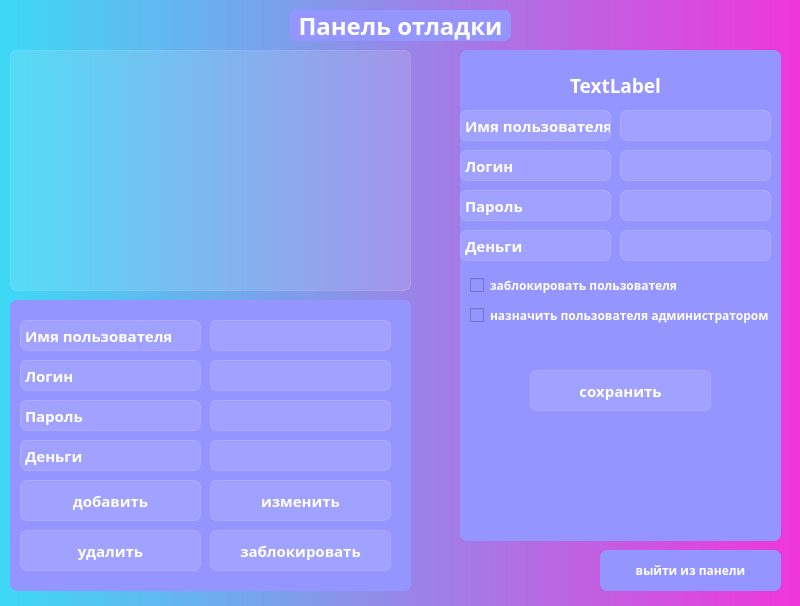
<?xml version="1.0" encoding="UTF-8"?>
<ui version="4.0">
 <class>admin</class>
 <widget class="QMainWindow" name="admin">
  <property name="geometry">
   <rect>
    <x>0</x>
    <y>0</y>
    <width>800</width>
    <height>606</height>
   </rect>
  </property>
  <property name="windowTitle">
   <string>MainWindow</string>
  </property>
  <property name="styleSheet">
   <string notr="true">background-color: qlineargradient(spread:pad, x1:0, y1:0, x2:1, y2:0, stop:0 rgb(61, 217, 245), stop:1 rgb(240, 53, 218));
font-family: ljk_OCRA;
         font-weight: bold;
            color: rgb(255, 255, 255);
            border-style: solid;</string>
  </property>
  <widget class="QWidget" name="centralwidget">
   <widget class="QLabel" name="label_load">
    <property name="geometry">
     <rect>
      <x>270</x>
      <y>140</y>
      <width>301</width>
      <height>304</height>
     </rect>
    </property>
    <property name="font">
     <font>
      <family>ljk_OCRA</family>
      <pointsize>9</pointsize>
      <bold>true</bold>
     </font>
    </property>
    <property name="styleSheet">
     <string notr="true">background-color: none;


</string>
    </property>
    <property name="text">
     <string/>
    </property>
   </widget>
   <widget class="QFrame" name="label_all">
    <property name="geometry">
     <rect>
      <x>0</x>
      <y>0</y>
      <width>801</width>
      <height>611</height>
     </rect>
    </property>
    <property name="styleSheet">
     <string notr="true">background-color: none;
</string>
    </property>
    <property name="frameShape">
     <enum>QFrame::StyledPanel</enum>
    </property>
    <property name="frameShadow">
     <enum>QFrame::Raised</enum>
    </property>
    <widget class="QLabel" name="label">
     <property name="geometry">
      <rect>
       <x>290</x>
       <y>10</y>
       <width>221</width>
       <height>31</height>
      </rect>
     </property>
     <property name="styleSheet">
      <string notr="true">font-size: 24px;
border-radius: 7px;
background-color: rgb(149, 149, 255);</string>
     </property>
     <property name="text">
      <string>Панель отладки</string>
     </property>
     <property name="alignment">
      <set>Qt::AlignCenter</set>
     </property>
    </widget>
    <widget class="QPushButton" name="btn_exit">
     <property name="geometry">
      <rect>
       <x>600</x>
       <y>550</y>
       <width>181</width>
       <height>41</height>
      </rect>
     </property>
     <property name="styleSheet">
      <string notr="true">border-radius: 7px;
background-color: rgb(149, 149, 255);</string>
     </property>
     <property name="text">
      <string>выйти из панели</string>
     </property>
     <property name="icon">
      <iconset resource="icon.qrc">
       <normaloff>:/newPrefix/icons/cil-account-logout.png</normaloff>:/newPrefix/icons/cil-account-logout.png</iconset>
     </property>
    </widget>
    <widget class="QListWidget" name="listWidget">
     <property name="geometry">
      <rect>
       <x>10</x>
       <y>50</y>
       <width>401</width>
       <height>241</height>
      </rect>
     </property>
     <property name="styleSheet">
      <string notr="true">background-color: rgba(255,255,255,30);
border: 1px solid rgba(255,255,255,40);
border-style: solid;
font-family: ljk_OCRA;
border-radius: 7px;
font-size: 15px;</string>
     </property>
    </widget>
    <widget class="QFrame" name="frame_2">
     <property name="geometry">
      <rect>
       <x>10</x>
       <y>300</y>
       <width>401</width>
       <height>291</height>
      </rect>
     </property>
     <property name="styleSheet">
      <string notr="true">background-color: rgb(149, 149, 255);
border-radius: 7px;</string>
     </property>
     <property name="frameShape">
      <enum>QFrame::StyledPanel</enum>
     </property>
     <property name="frameShadow">
      <enum>QFrame::Raised</enum>
     </property>
     <widget class="QLabel" name="label_10">
      <property name="geometry">
       <rect>
        <x>10</x>
        <y>60</y>
        <width>181</width>
        <height>31</height>
       </rect>
      </property>
      <property name="styleSheet">
       <string notr="true">background-color: rgba(255,255,255,30);
border: 1px solid rgba(255,255,255,40);
border-style: solid;
font-family: ljk_OCRA;
border-radius: 7px;
font-size: 15px;</string>
      </property>
      <property name="text">
       <string>Логин</string>
      </property>
     </widget>
     <widget class="QLabel" name="label_14">
      <property name="geometry">
       <rect>
        <x>10</x>
        <y>20</y>
        <width>181</width>
        <height>31</height>
       </rect>
      </property>
      <property name="styleSheet">
       <string notr="true">background-color: rgba(255,255,255,30);
border: 1px solid rgba(255,255,255,40);
border-style: solid;
font-family: ljk_OCRA;
border-radius: 7px;
font-size: 15px;</string>
      </property>
      <property name="text">
       <string>Имя пользователя</string>
      </property>
     </widget>
     <widget class="QLabel" name="label_15">
      <property name="geometry">
       <rect>
        <x>10</x>
        <y>140</y>
        <width>181</width>
        <height>31</height>
       </rect>
      </property>
      <property name="styleSheet">
       <string notr="true">background-color: rgba(255,255,255,30);
border: 1px solid rgba(255,255,255,40);
border-style: solid;
font-family: ljk_OCRA;
border-radius: 7px;
font-size: 15px;</string>
      </property>
      <property name="text">
       <string>Деньги</string>
      </property>
     </widget>
     <widget class="QLabel" name="label_17">
      <property name="geometry">
       <rect>
        <x>10</x>
        <y>100</y>
        <width>181</width>
        <height>31</height>
       </rect>
      </property>
      <property name="styleSheet">
       <string notr="true">background-color: rgba(255,255,255,30);
border: 1px solid rgba(255,255,255,40);
border-style: solid;
font-family: ljk_OCRA;
border-radius: 7px;
font-size: 15px;</string>
      </property>
      <property name="text">
       <string>Пароль</string>
      </property>
     </widget>
     <widget class="QPushButton" name="btn_add">
      <property name="geometry">
       <rect>
        <x>10</x>
        <y>180</y>
        <width>181</width>
        <height>41</height>
       </rect>
      </property>
      <property name="styleSheet">
       <string notr="true">border-radius: 7px;
background-color: rgba(255,255,255,30);
border: 1px solid rgba(255,255,255,40);
border-style: solid;
font-family: ljk_OCRA;
border-radius: 7px;
font-size: 15px;</string>
      </property>
      <property name="text">
       <string>добавить</string>
      </property>
      <property name="icon">
       <iconset resource="icon.qrc">
        <normaloff>:/newPrefix/icons/cil-settings.png</normaloff>:/newPrefix/icons/cil-settings.png</iconset>
      </property>
     </widget>
     <widget class="QPushButton" name="btn_change">
      <property name="geometry">
       <rect>
        <x>200</x>
        <y>180</y>
        <width>181</width>
        <height>41</height>
       </rect>
      </property>
      <property name="styleSheet">
       <string notr="true">background-color: rgba(255,255,255,30);
border: 1px solid rgba(255,255,255,40);
border-style: solid;
font-family: ljk_OCRA;
border-radius: 7px;
font-size: 15px;
border-radius: 7px;</string>
      </property>
      <property name="text">
       <string>изменить</string>
      </property>
      <property name="icon">
       <iconset resource="icon.qrc">
        <normaloff>:/newPrefix/icons/cil-credit-card.png</normaloff>:/newPrefix/icons/cil-credit-card.png</iconset>
      </property>
     </widget>
     <widget class="QPushButton" name="btn_delete">
      <property name="geometry">
       <rect>
        <x>10</x>
        <y>230</y>
        <width>181</width>
        <height>41</height>
       </rect>
      </property>
      <property name="styleSheet">
       <string notr="true">background-color: rgba(255,255,255,30);
border: 1px solid rgba(255,255,255,40);
border-style: solid;
font-family: ljk_OCRA;
border-radius: 7px;
font-size: 15px;
border-radius: 7px;</string>
      </property>
      <property name="text">
       <string>удалить</string>
      </property>
      <property name="icon">
       <iconset resource="icon.qrc">
        <normaloff>:/newPrefix/icons/cil-check-circle.png</normaloff>:/newPrefix/icons/cil-check-circle.png</iconset>
      </property>
     </widget>
     <widget class="QPushButton" name="btn_block">
      <property name="geometry">
       <rect>
        <x>200</x>
        <y>230</y>
        <width>181</width>
        <height>41</height>
       </rect>
      </property>
      <property name="styleSheet">
       <string notr="true">background-color: rgba(255,255,255,30);
border: 1px solid rgba(255,255,255,40);
border-style: solid;
font-family: ljk_OCRA;
border-radius: 7px;
font-size: 15px;
border-radius: 7px;</string>
      </property>
      <property name="text">
       <string>заблокировать</string>
      </property>
      <property name="icon">
       <iconset>
        <normaloff>:/newPrefix/icons/cil-user.png</normaloff>:/newPrefix/icons/cil-user.png</iconset>
      </property>
     </widget>
     <widget class="QLabel" name="label_name">
      <property name="geometry">
       <rect>
        <x>200</x>
        <y>20</y>
        <width>181</width>
        <height>31</height>
       </rect>
      </property>
      <property name="styleSheet">
       <string notr="true">background-color: rgba(255,255,255,30);
border: 1px solid rgba(255,255,255,40);
border-style: solid;
font-family: ljk_OCRA;
border-radius: 7px;
font-size: 15px;</string>
      </property>
      <property name="text">
       <string/>
      </property>
     </widget>
     <widget class="QLabel" name="label_login">
      <property name="geometry">
       <rect>
        <x>200</x>
        <y>60</y>
        <width>181</width>
        <height>31</height>
       </rect>
      </property>
      <property name="styleSheet">
       <string notr="true">background-color: rgba(255,255,255,30);
border: 1px solid rgba(255,255,255,40);
border-style: solid;
font-family: ljk_OCRA;
border-radius: 7px;
font-size: 15px;</string>
      </property>
      <property name="text">
       <string/>
      </property>
     </widget>
     <widget class="QLabel" name="label_money">
      <property name="geometry">
       <rect>
        <x>200</x>
        <y>140</y>
        <width>181</width>
        <height>31</height>
       </rect>
      </property>
      <property name="styleSheet">
       <string notr="true">background-color: rgba(255,255,255,30);
border: 1px solid rgba(255,255,255,40);
border-style: solid;
font-family: ljk_OCRA;
border-radius: 7px;
font-size: 15px;</string>
      </property>
      <property name="text">
       <string/>
      </property>
     </widget>
     <widget class="QLabel" name="label_password">
      <property name="geometry">
       <rect>
        <x>200</x>
        <y>100</y>
        <width>181</width>
        <height>31</height>
       </rect>
      </property>
      <property name="styleSheet">
       <string notr="true">background-color: rgba(255,255,255,30);
border: 1px solid rgba(255,255,255,40);
border-style: solid;
font-family: ljk_OCRA;
border-radius: 7px;
font-size: 15px;</string>
      </property>
      <property name="text">
       <string/>
      </property>
     </widget>
    </widget>
    <widget class="QFrame" name="frame">
     <property name="geometry">
      <rect>
       <x>460</x>
       <y>50</y>
       <width>321</width>
       <height>491</height>
      </rect>
     </property>
     <property name="styleSheet">
      <string notr="true">background-color: rgb(149, 149, 255);
border-radius: 7px;</string>
     </property>
     <property name="frameShape">
      <enum>QFrame::StyledPanel</enum>
     </property>
     <property name="frameShadow">
      <enum>QFrame::Raised</enum>
     </property>
     <widget class="QCheckBox" name="checkBox">
      <property name="geometry">
       <rect>
        <x>10</x>
        <y>250</y>
        <width>301</width>
        <height>31</height>
       </rect>
      </property>
      <property name="text">
       <string>назначить пользователя администратором</string>
      </property>
     </widget>
     <widget class="QLabel" name="label_2">
      <property name="geometry">
       <rect>
        <x>20</x>
        <y>20</y>
        <width>271</width>
        <height>31</height>
       </rect>
      </property>
      <property name="font">
       <font>
        <family>ljk_OCRA</family>
        <pointsize>14</pointsize>
        <bold>true</bold>
       </font>
      </property>
      <property name="text">
       <string>TextLabel</string>
      </property>
      <property name="alignment">
       <set>Qt::AlignCenter</set>
      </property>
     </widget>
     <widget class="QLabel" name="label_18">
      <property name="geometry">
       <rect>
        <x>0</x>
        <y>140</y>
        <width>151</width>
        <height>31</height>
       </rect>
      </property>
      <property name="styleSheet">
       <string notr="true">background-color: rgba(255,255,255,30);
border: 1px solid rgba(255,255,255,40);
border-style: solid;
font-family: ljk_OCRA;
border-radius: 7px;
font-size: 15px;</string>
      </property>
      <property name="text">
       <string>Пароль</string>
      </property>
     </widget>
     <widget class="QLabel" name="label_11">
      <property name="geometry">
       <rect>
        <x>0</x>
        <y>100</y>
        <width>151</width>
        <height>31</height>
       </rect>
      </property>
      <property name="styleSheet">
       <string notr="true">background-color: rgba(255,255,255,30);
border: 1px solid rgba(255,255,255,40);
border-style: solid;
font-family: ljk_OCRA;
border-radius: 7px;
font-size: 15px;</string>
      </property>
      <property name="text">
       <string>Логин</string>
      </property>
     </widget>
     <widget class="QLabel" name="label_16">
      <property name="geometry">
       <rect>
        <x>0</x>
        <y>180</y>
        <width>151</width>
        <height>31</height>
       </rect>
      </property>
      <property name="styleSheet">
       <string notr="true">background-color: rgba(255,255,255,30);
border: 1px solid rgba(255,255,255,40);
border-style: solid;
font-family: ljk_OCRA;
border-radius: 7px;
font-size: 15px;</string>
      </property>
      <property name="text">
       <string>Деньги</string>
      </property>
     </widget>
     <widget class="QLabel" name="label_19">
      <property name="geometry">
       <rect>
        <x>0</x>
        <y>60</y>
        <width>151</width>
        <height>31</height>
       </rect>
      </property>
      <property name="styleSheet">
       <string notr="true">background-color: rgba(255,255,255,30);
border: 1px solid rgba(255,255,255,40);
border-style: solid;
font-family: ljk_OCRA;
border-radius: 7px;
font-size: 15px;</string>
      </property>
      <property name="text">
       <string>Имя пользователя</string>
      </property>
     </widget>
     <widget class="QPushButton" name="btn_save">
      <property name="geometry">
       <rect>
        <x>70</x>
        <y>320</y>
        <width>181</width>
        <height>41</height>
       </rect>
      </property>
      <property name="styleSheet">
       <string notr="true">background-color: rgba(255,255,255,30);
border: 1px solid rgba(255,255,255,40);
border-style: solid;
font-family: ljk_OCRA;
border-radius: 7px;
font-size: 15px;
border-radius: 7px;</string>
      </property>
      <property name="text">
       <string>сохранить</string>
      </property>
      <property name="icon">
       <iconset resource="icon.qrc">
        <normaloff>:/newPrefix/icons/cil-credit-card.png</normaloff>:/newPrefix/icons/cil-credit-card.png</iconset>
      </property>
     </widget>
     <widget class="QLineEdit" name="label_name_2">
      <property name="geometry">
       <rect>
        <x>160</x>
        <y>60</y>
        <width>151</width>
        <height>31</height>
       </rect>
      </property>
      <property name="styleSheet">
       <string notr="true">background-color: rgba(255,255,255,30);
border: 1px solid rgba(255,255,255,40);
border-style: solid;
font-family: ljk_OCRA;
border-radius: 7px;
font-size: 15px;</string>
      </property>
     </widget>
     <widget class="QLineEdit" name="label_login_2">
      <property name="geometry">
       <rect>
        <x>160</x>
        <y>100</y>
        <width>151</width>
        <height>31</height>
       </rect>
      </property>
      <property name="styleSheet">
       <string notr="true">background-color: rgba(255,255,255,30);
border: 1px solid rgba(255,255,255,40);
border-style: solid;
font-family: ljk_OCRA;
border-radius: 7px;
font-size: 15px;</string>
      </property>
     </widget>
     <widget class="QLineEdit" name="label_password_2">
      <property name="geometry">
       <rect>
        <x>160</x>
        <y>140</y>
        <width>151</width>
        <height>31</height>
       </rect>
      </property>
      <property name="styleSheet">
       <string notr="true">background-color: rgba(255,255,255,30);
border: 1px solid rgba(255,255,255,40);
border-style: solid;
font-family: ljk_OCRA;
border-radius: 7px;
font-size: 15px;</string>
      </property>
     </widget>
     <widget class="QLineEdit" name="label_money_2">
      <property name="geometry">
       <rect>
        <x>160</x>
        <y>180</y>
        <width>151</width>
        <height>31</height>
       </rect>
      </property>
      <property name="styleSheet">
       <string notr="true">background-color: rgba(255,255,255,30);
border: 1px solid rgba(255,255,255,40);
border-style: solid;
font-family: ljk_OCRA;
border-radius: 7px;
font-size: 15px;</string>
      </property>
     </widget>
     <widget class="QCheckBox" name="checkBox_2">
      <property name="geometry">
       <rect>
        <x>10</x>
        <y>220</y>
        <width>301</width>
        <height>31</height>
       </rect>
      </property>
      <property name="text">
       <string>заблокировать пользователя</string>
      </property>
     </widget>
    </widget>
   </widget>
   <zorder>label_all</zorder>
   <zorder>label_load</zorder>
  </widget>
 </widget>
 <resources>
  <include location="icon.qrc"/>
 </resources>
 <connections/>
</ui>
